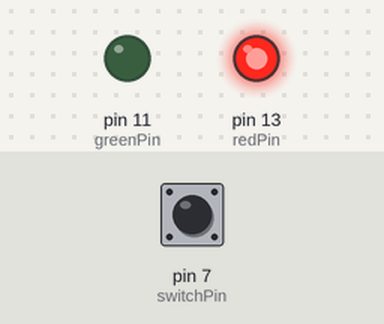
Recording of a sketch running on a simulated Arduino Uno, built with avr-gcc and run on an emulated ATmega328P. On the bench: output pins drawn as LEDs (lit = HIGH). Dashed ring = blinking. The inputs (shaded band) are chosen by the test bench; at power-on: pin 7 (switchPin) HIGH.

Above: at 1.2 s.
1.3 s: pin 7 (switchPin) pulled LOW for 1 s
At 2.9 s:
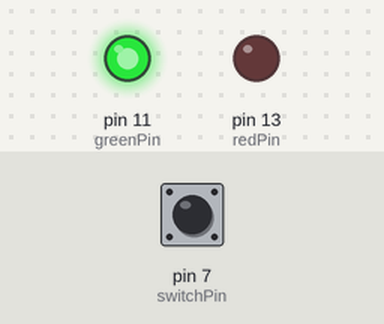
3.8 s: pin 7 (switchPin) pulled LOW for 3.2 s
At 3.9 s:
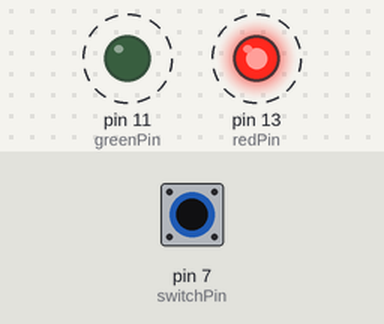
8.5 s: pin 7 (switchPin) pulled LOW for 0.25 s
At 9.0 s:
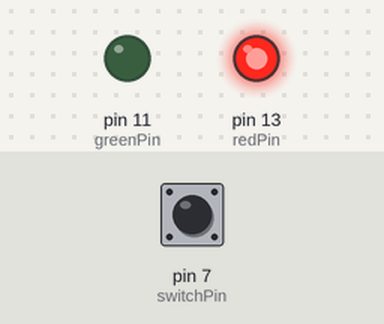
Timing chart, 0 to 11.5 s (numbered marks = the images above; inputs shaded):
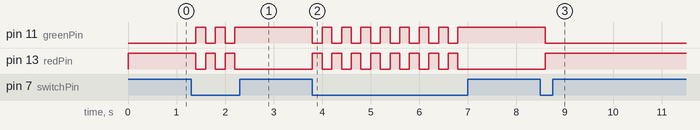

The sketch:

switch-toggle.ino
```cpp
/*

  Use the switch to toggle which LED is on.

*/


int switchPin = 7;
int redPin = 13;
int greenPin = 11;
boolean whichPin = true; // true = red pin on, false = green pin on

void setup() {

  pinMode(switchPin,INPUT);
  pinMode(redPin,OUTPUT);
  pinMode(greenPin,OUTPUT);
  digitalWrite(redPin,HIGH);
  digitalWrite(greenPin,LOW);
}

void loop() {

  int switch_value = digitalRead(switchPin); // read the switch value

  // if the switch gets pressed, change the value of whichPin from true to false (or vice versa)

  if(switch_value==LOW)
  {
    whichPin = !whichPin;
  }

  // use the value of whichPin to decide which light gets turned on

  if(whichPin)
  {
    digitalWrite(redPin,HIGH);
    digitalWrite(greenPin,LOW);
  }
  else
  {
    digitalWrite(redPin,LOW);
    digitalWrite(greenPin,HIGH);
  }

  delay(200);
}
```

Measured:
- after the input at 1.3 s, pin 11 (greenPin): alternates HIGH for 0.20 s and LOW for 0.20 s, 5 changes in all, then stays HIGH, starting after 0.10 s; pin 13 (redPin): alternates HIGH for 0.20 s and LOW for 0.20 s, 5 changes in all, then stays LOW, starting after 0.10 s
- after the input at 3.8 s, pin 11 (greenPin): alternates HIGH for 0.20 s and LOW for 0.20 s, 16 changes in all, then stays HIGH, starting at once; pin 13 (redPin): alternates HIGH for 0.20 s and LOW for 0.20 s, 16 changes in all, then stays LOW, starting at once
- after the input at 8.5 s, pin 11 (greenPin): HIGH → LOW after 0.10 s; pin 13 (redPin): LOW → HIGH after 0.10 s
